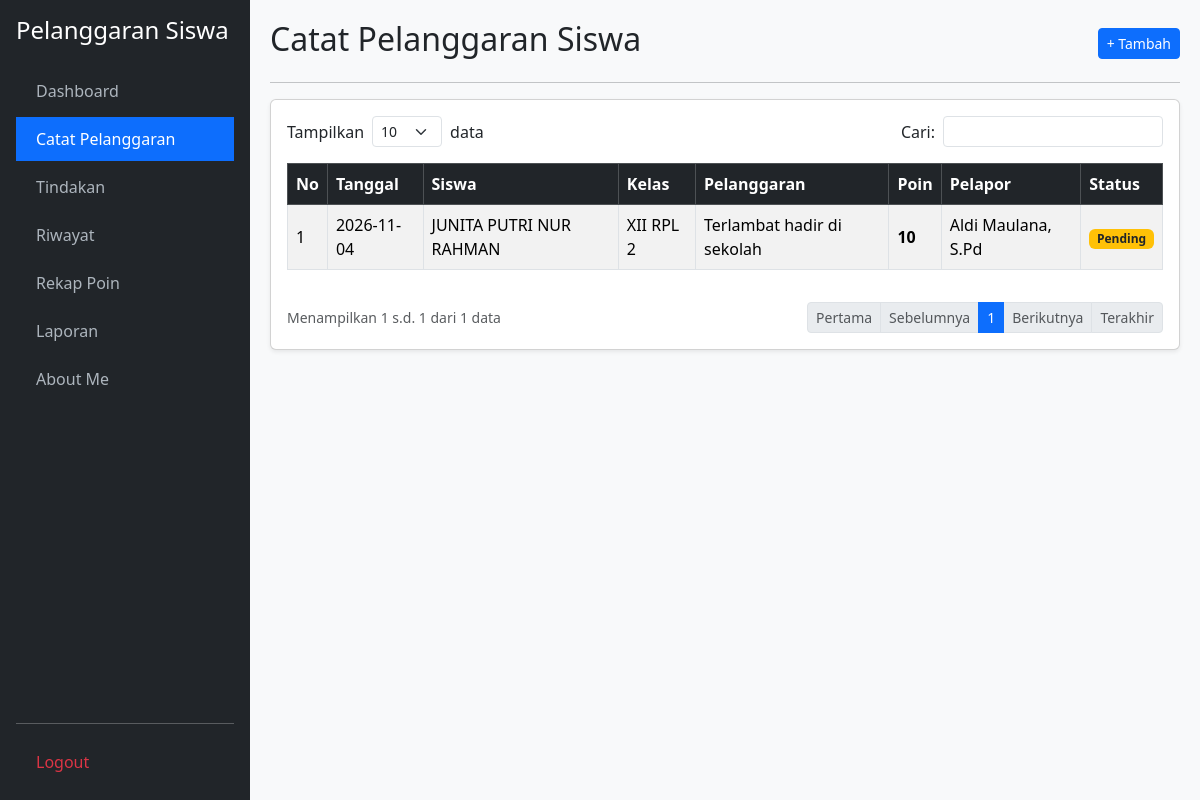
The app's page /catat_pelanggaran.php (signed in), older data.
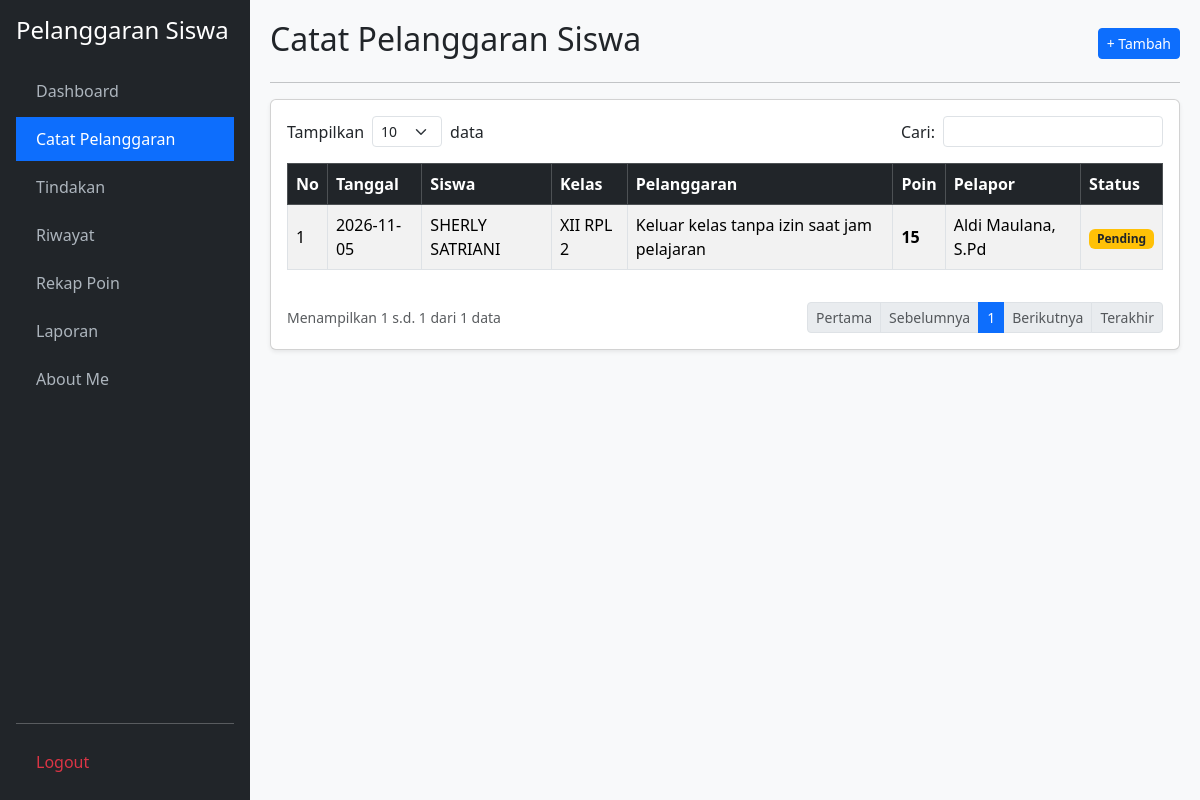
The same page, newer data.
### tables this page shows
CREATE TABLE `t_pelanggaran_siswa` (
  `id` int(11) NOT NULL,
  `tahun_ajaran_id` int(11) NOT NULL,
  `siswa_id` int(11) NOT NULL,
  `nama_siswa` varchar(150) DEFAULT NULL,
  `kelas_id` int(11) NOT NULL,
  `nama_kelas` varchar(100) DEFAULT NULL,
  `pelanggaran_id` int(11) NOT NULL,
  `nama_pelanggaran` varchar(150) DEFAULT NULL,
  `pelanggaran_kategori_id` int(11) NOT NULL,
  `guru_id` int(11) NOT NULL,
  `nama_guru` varchar(150) DEFAULT NULL,
  `tanggal` date NOT NULL,
  `keterangan` text DEFAULT NULL,
  `poin` int(11) DEFAULT NULL,
  `tindakan` text DEFAULT NULL,
  `status` varchar(30) DEFAULT NULL,
  `created_at` timestamp NULL DEFAULT NULL,
  `updated_at` timestamp NULL DEFAULT NULL
);

### catat_pelanggaran.php (the view, shortened to what the changed rows need)
<?php
require_once 'koneksi.php';
$aksi = $_GET['aksi'] ?? '';
$limit = isset($_GET['limit']) ? (int)$_GET['limit'] : 10;
$h = max(1, (int)($_GET['halaman'] ?? 1));
$offset = ($h - 1) * $limit;
$cari = mysqli_real_escape_string($koneksi, $_GET['cari'] ?? '');
$where = $cari ? "WHERE (nama_siswa LIKE '%$cari%' OR nama_kelas LIKE '%$cari%' OR nama_pelanggaran LIKE '%$cari%')" : "";
$total = mysqli_num_rows(mysqli_query($koneksi, "SELECT id FROM t_pelanggaran_siswa $where"));
$data = mysqli_query($koneksi, "SELECT * FROM t_pelanggaran_siswa $where ORDER BY tanggal DESC, id DESC LIMIT $offset, $limit");
$no = $offset + 1;
$opt_s = mysqli_query($koneksi, "SELECT * FROM t_siswa ORDER BY nama ASC");
$opt_p = mysqli_query($koneksi, "SELECT * FROM t_pelanggaran WHERE status_aktif='1' ORDER BY nama ASC");
?>
<!DOCTYPE html>
<html lang="id">
<head>
    <link href="https://cdn.jsdelivr.net/npm/bootstrap@5.3.2/dist/css/bootstrap.min.css" rel="stylesheet">
    <link href="https://cdn.jsdelivr.net/npm/select2@4.1.0-rc.0/dist/css/select2.min.css" rel="stylesheet" />
    <link href="https://cdn.jsdelivr.net/npm/select2-bootstrap-5-theme@1.3.0/dist/select2-bootstrap-5-theme.min.css" rel="stylesheet" />
</head>
<body>
    <div class="main-content">
        <?php if ($aksi == 'tambah'): ?>
            <div class="d-flex justify-content-between align-items-center mb-3">
                <h2>Tambah Catat Pelanggaran</h2>
                <a href="catat_pelanggaran.php" class="btn btn-secondary btn-sm">&larr; Kembali</a>
            </div>
            <hr>
            <div class="card shadow-sm"><div class="card-body">
                <form method="POST">
                    <div class="mb-3">
                        <label class="form-label fw-bold">Tanggal:</label>
                        <input type="date" class="form-control bg-light" value="<?= date('Y-m-d'); ?>" readonly style="cursor: not-allowed;">
                        <small class="text-muted">Otomatis hari, bulan, dan tahun hari ini.</small>
                    </div>
                    <div class="mb-3">
                        <label class="form-label fw-bold">Siswa:</label>
                        <select name="siswa_id" class="form-control select2-siswa" required style="width: 100%;">
                            <option value="">-- Cari & Pilih Siswa --</option>
                            <?php while($s = mysqli_fetch_assoc($opt_s)): ?>
                                <option value="<?= $s['id']; ?>"><?= $s['nis'].' - '.$s['nama']; ?></option>
                            <?php endwhile; ?>
                        </select>
                    </div>
                    <div class="mb-3">
                        <label class="form-label fw-bold">Pelanggaran:</label>
                        <select name="pelanggaran_id" class="form-control select2-pelanggaran" required style="width: 100%;">
                            <option value="">-- Cari & Pilih Pelanggaran --</option>
                            <?php while($p = mysqli_fetch_assoc($opt_p)): ?>
                                <option value="<?= $p['id']; ?>"><?= $p['nama'].' (Poin: '.$p['poin'].')'; ?></option>
                            <?php endwhile; ?>
                        </select>
                    </div>
                    <div class="d-flex justify-content-end gap-2 mt-4">
                        <a href="catat_pelanggaran.php" class="btn btn-secondary">Batal</a>
                        <button type="submit" name="simpan_catatan" class="btn btn-primary">Simpan</button>
                    </div>
                </form>
            </div></div>
        <?php else: ?>
            <div class="d-flex justify-content-between align-items-center mb-3">
                <h2>Catat Pelanggaran Siswa</h2>
            </div>
            <div class="card shadow-sm"><div class="card-body">
                <div class="table-responsive">
                    <table class="table table-bordered table-striped align-middle">
                        <thead class="table-dark">
                            <tr><th>No</th><th>Tanggal</th><th>Siswa</th><th>Kelas</th><th>Pelanggaran</th><th>Poin</th><th>Pelapor</th><th>Status</th></tr>
                        </thead>
                        <tbody>
                            <?php while($r = mysqli_fetch_assoc($data)): ?>
                            <tr>
                                <td><?= $no++; ?></td>
                                <td><?= htmlspecialchars($r['tanggal']); ?></td>
                                <td><?= htmlspecialchars($r['nama_siswa']); ?></td>
                                <td><?= htmlspecialchars($r['nama_kelas']); ?></td>
                                <td><?= htmlspecialchars($r['nama_pelanggaran']); ?></td>
                                <td><strong><?= htmlspecialchars($r['poin']); ?></strong></td>
                                <td><?= htmlspecialchars($r['nama_guru']); ?></td>
                                <td><span class="badge bg-warning text-dark"><?= htmlspecialchars($r['status']); ?></span></td>
                            </tr>
                            <?php endwhile; if(!$total): ?>
                            <tr><td colspan="8" class="text-center text-muted">Belum ada data catatan pelanggaran.</td></tr>
                            <?php endif; ?>
                        </tbody>
                    </table>
                </div>
            </div></div>
        <?php endif; ?>
    </div>
</body>
</html>

Row changes from the older to the newer data that the page shows:
changed t_pelanggaran_siswa "XII RPL 2": tanggal "2026-11-04" → "2026-11-05"; nama_siswa "JUNITA PUTRI NUR RAHMAN" → "SHERLY SATRIANI"; nama_pelanggaran "Terlambat hadir di sekolah" → "Keluar kelas tanpa izin saat jam pelajaran"; poin "10" → "15"
